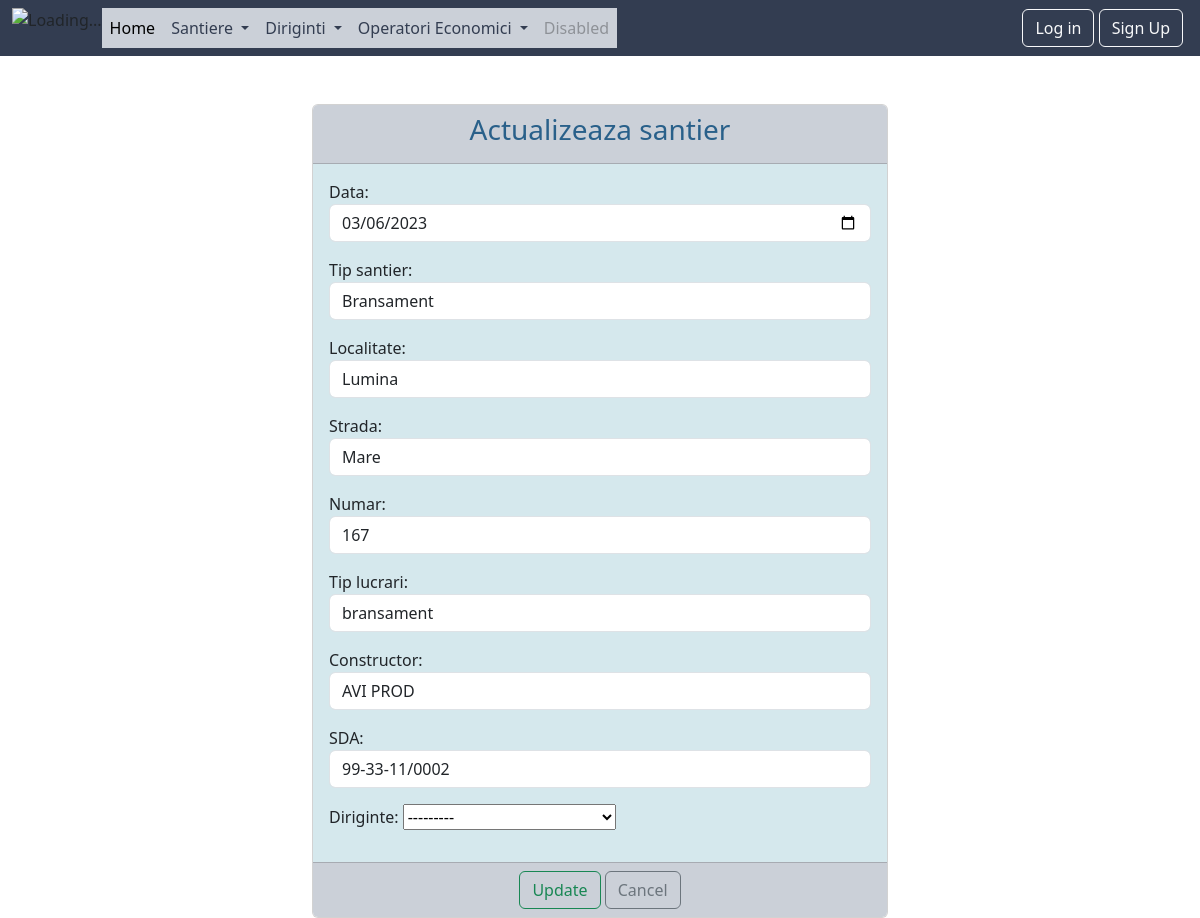
Screenshot of /update-santier-dispacer/4/ with the database file from the repository.
### santiere/models.py (models this page shows, shortened)
class Santier(models.Model):
    tipuri_santier = (
        ('bransament', 'Bransament'), ('extindere', 'Extindere'),
        ('deviere', 'Deviere'), ('sistematizare', 'Sistematizare'),
        ('reabilitare', 'Reabilitare'), ('redimensionare', 'Redimensionare')
    )
    statusuri = (('amanat', 'amanat'), ('in lucru', 'in lucru'), ('executat', 'executat'), ('sistat', 'sistat'))
    data = models.DateField()
    tip_santier = models.CharField(max_length=15, choices=tipuri_santier)
    localitate = models.CharField(max_length=25)
    strada = models.CharField(max_length=40)
    numar = models.CharField(max_length=10, null=True)
    tip_lucrari = models.CharField(max_length=25)
    constructor = models.CharField(max_length=40)
    SDA = models.CharField(max_length=13)
    diriginte = models.ForeignKey(Diriginte, on_delete=models.CASCADE, null=True)
    numar_aparitie =models.IntegerField(null=True)
    status = models.CharField(max_length=10, choices=statusuri, null=True)
    observatie = models.CharField(max_length=150, null=True)
    nota = models.IntegerField(null=True)
    poza1 = models.ImageField(upload_to='img/', null=True)
    poza2 = models.ImageField(upload_to='img/', null=True)
    poza3 = models.ImageField(upload_to='img/', null=True)
    solicitare =models.FileField(upload_to='file', null=True)
    document = models.FileField(upload_to='file/', null=True)

### santiere/views.py (the view)
# urls.py: path('update-santier-dispacer/<int:pk>/', views.SantiereUpdateViewDispecer.as_view(), name='update_santier_dispacer'),
class SantiereUpdateViewDispecer(UpdateView):
    template_name = 'santiere/update_santier_dispacer.html'
    model = Santier
    form_class = UpdateSantierFormDispacer
    success_url = reverse_lazy('ls_dispacer')

### santiere/forms.py
class UpdateSantierFormDispacer(forms.ModelForm):
    class Meta:
        model = Santier
        fields = ['data', 'tip_santier', 'localitate', 'strada', 'numar', 'tip_lucrari', 'constructor', 'SDA',
                  'diriginte']
        widgets = {
            'data': DateInput(attrs={'class': 'form-control', 'type': 'date'}),
            'tip_santier': Select(attrs={'class': 'form-control', 'placeholder': 'Alege tip santier'}),
            'localitate': TextInput(attrs={'class': 'form-control', 'placeholder': 'Localiate'}),
            'strada': TextInput(attrs={'class': 'form-control', 'placeholder': 'strada'}),
            'numar': TextInput(attrs={'class': 'form-control', 'placeholder': '--'}),
            'tip_lucrari': TextInput(
                attrs={'class': 'form-control', 'placeholder': 'detalii lucrari ce se vor executa'}),
            'constructor': TextInput(attrs={'class': 'form-control', 'placeholder': 'Operator economic'}),
            'SDA': TextInput(attrs={'class': 'form-control', 'placeholder': 'cod proiect de tip ##-##-##/0000'}),
            'Diriginte': Select(attrs={'class': 'form-control'})
        }

### diriginti/models.py (called while the page is built)
    def __str__(self):
        return f'{self.nume} {self.prenume}'

### templates/santiere/update_santier_dispacer.html (shortened to what this page needs)
{% extends 'base.html' %}
{% block content %}
    <br><br>
    <div class="container-fluid">
        <div class="row">
            <div class="col-md-6 offset-md-3">
                <div class="card">
                    <div class="card-header" style=" color: #29608a ">
                        <h3 class="text-center"> Actualizeaza santier </h3>
                    </div>
                    <form method="post">
                        <div class="card-body" style="background-color: #d5e8ed;">
                            {{ form.as_p }}
                        </div>
                        <div class="card-footer text-center">
                            <button type="submit" class="btn btn-outline-success">Update</button>
                            <a href="{% url 'ls_dispacer' %}" class="btn btn-outline-secondary">Cancel</a>
                        </div>
                    </form>
                </div>
            </div>
        </div>
    </div>
{% endblock %}

### static/css/mystyle.css (style rules this page uses)
.card-header { background-color:#CBD0D8 ; }
.card-footer { background-color:#CBD0D8 ; }

### templates/base.html (style rules this page uses)
.card-header { background-color:#CBD0D8 ; }
.card-footer { background-color:#CBD0D8 ; }

### rows the page displays
Santier: data "03/06/2023", tip_santier "Bransament", localitate "Lumina", strada "Mare", numar "167", tip_lucrari "bransament", constructor "AVI PROD", SDA "99-33-11/0002", diriginte "---------"
